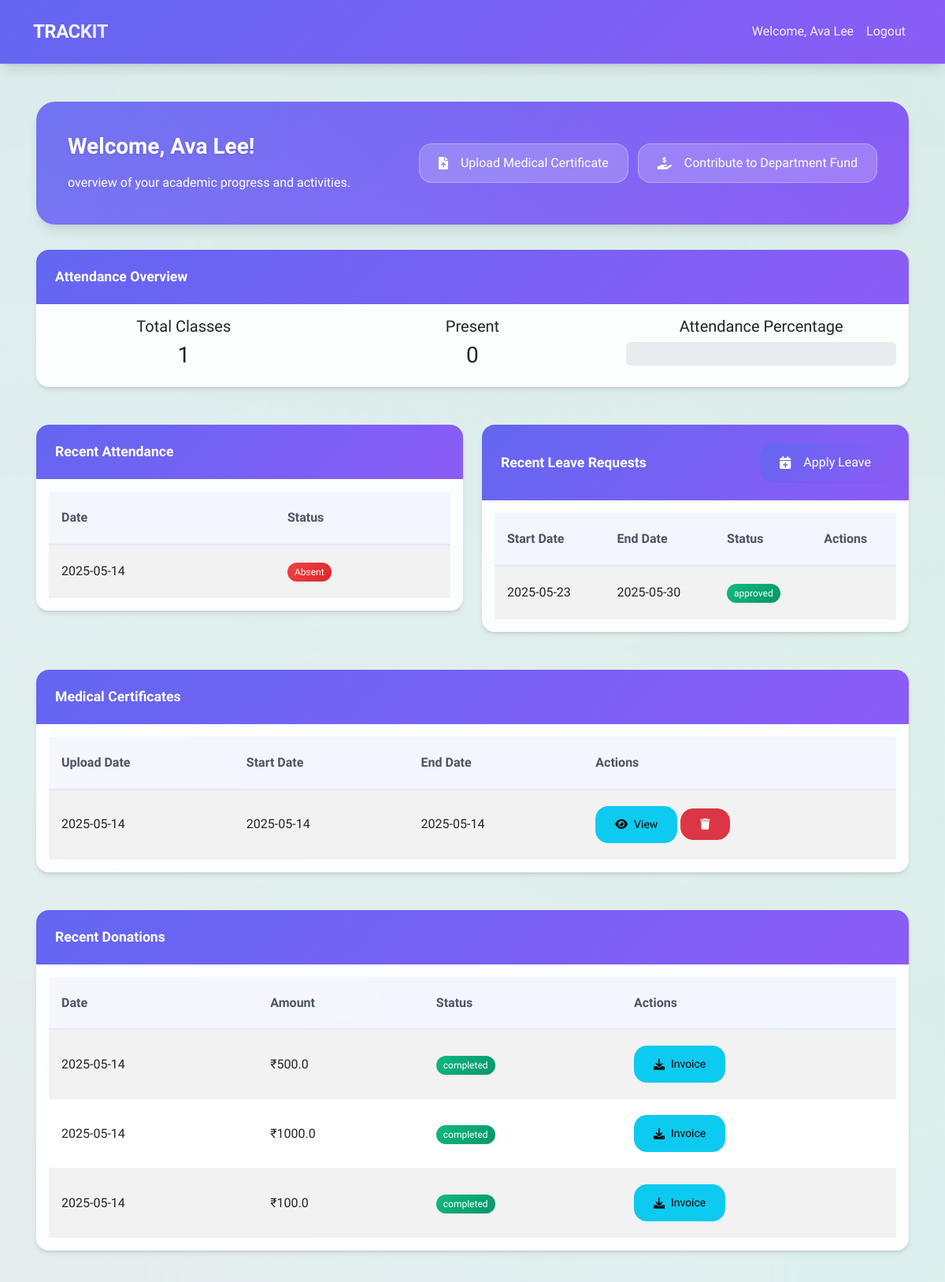
Screenshot of /student/dashboard (signed in) with the database file from the repository.
### app.py (models this page shows)
class Attendance(db.Model):
    id = db.Column(db.Integer, primary_key=True)
    student_id = db.Column(db.Integer, db.ForeignKey('user.id'), nullable=False)
    date = db.Column(db.Date, nullable=False)
    status = db.Column(db.String(20), nullable=False)

class LeaveRequest(db.Model):
    id = db.Column(db.Integer, primary_key=True)
    student_id = db.Column(db.Integer, db.ForeignKey('user.id'), nullable=False)
    start_date = db.Column(db.Date, nullable=False)
    end_date = db.Column(db.Date, nullable=False)
    reason = db.Column(db.Text, nullable=False)
    status = db.Column(db.String(20), default='pending')

class MedicalCertificate(db.Model):
    id = db.Column(db.Integer, primary_key=True)
    student_id = db.Column(db.Integer, db.ForeignKey('user.id'), nullable=False)
    filename = db.Column(db.String(255), nullable=False)
    upload_date = db.Column(db.DateTime, default=datetime.utcnow)
    start_date = db.Column(db.Date, nullable=False)
    end_date = db.Column(db.Date, nullable=False)
    leave_request_id = db.Column(db.Integer, db.ForeignKey('leave_request.id'), nullable=True)
    leave_request = db.relationship('LeaveRequest', backref='medical_certificate')

class Donation(db.Model):
    id = db.Column(db.Integer, primary_key=True)
    student_id = db.Column(db.Integer, db.ForeignKey('user.id'), nullable=False)
    amount = db.Column(db.Float, nullable=False)
    payment_id = db.Column(db.String(100), nullable=False)
    status = db.Column(db.String(20), default='completed')  # completed, failed
    donation_date = db.Column(db.DateTime, default=datetime.utcnow)

### app.py (the view)
@app.route('/student/dashboard')
def student_dashboard():
    if 'user_id' not in session or session['user_type'] != 'Student':
        return redirect(url_for('login'))
    attendances = Attendance.query.filter_by(student_id=session['user_id']).order_by(Attendance.date.desc()).all()
    leave_requests = LeaveRequest.query.filter_by(student_id=session['user_id']).order_by(LeaveRequest.start_date.desc()).all()
    medical_certificates = MedicalCertificate.query.filter_by(student_id=session['user_id']).order_by(MedicalCertificate.upload_date.desc()).all()
    donations = Donation.query.filter_by(student_id=session['user_id']).order_by(Donation.donation_date.desc()).all()
    return render_template('student_dashboard.html',
                         attendances=attendances,
                         leave_requests=leave_requests,
                         medical_certificates=medical_certificates,
                         donations=donations)

### templates/student_dashboard.html (shortened to what this page needs)
{% extends "base.html" %}
{% block content %}
<div class="row">
    <div class="col-md-12">
        <div class="welcome-card">
            <div class="d-flex justify-content-between align-items-center">
                <div>
                    <h4>Welcome, {{ session.name }}! </h4>
                    <p class="mb-0"> overview of your academic progress and activities.</p>
                </div>
                <div>
                    <button type="button" class="btn btn-light me-2" data-bs-toggle="modal" data-bs-target="#uploadCertificateModal">
                        <i class="fas fa-file-upload me-2"></i> Upload Medical Certificate
                    </button>
                    <a href="{{ url_for('donate') }}" class="btn floating">
                        <i class="fas fa-hand-holding-usd me-2"></i> Contribute to Department Fund
                    </a>
                </div>
            </div>
        </div>
    </div>
</div>
<div class="row">
    <div class="col-md-12 mb-4">
        <div class="card">
            <div class="card-header">
                <h4 class="card-title mb-0">Attendance Overview</h4>
            </div>
            <div class="card-body">
                {% set attendance_count = attendances|length %}
                {% set present_count = attendances|selectattr('status', 'equalto', 'Present')|list|length %}
                {% set percentage = (present_count / attendance_count * 100) if attendance_count > 0 else 0 %}
                <div class="row">
                    <div class="col-md-4">
                        <div class="text-center">
                            <h5>Total Classes</h5>
                            <h3>{{ attendance_count }}</h3>
                        </div>
                    </div>
                    <div class="col-md-4">
                        <div class="text-center">
                            <h5>Present</h5>
                            <h3>{{ present_count }}</h3>
                        </div>
                    </div>
                    <div class="col-md-4">
                        <div class="text-center">
                            <h5>Attendance Percentage</h5>
                            <div class="progress" style="height: 30px;">
                            </div>
                        </div>
                    </div>
                </div>
            </div>
        </div>
    </div>
    <div class="col-md-6 mb-4">
        <div class="card">
            <div class="card-header">
                <h4 class="card-title mb-0">Recent Attendance</h4>
            </div>
            <div class="card-body">
                <div class="table-responsive">
                    <table class="table table-striped">
                        <thead>
                            <tr>
                                <th>Date</th>
                                <th>Status</th>
                            </tr>
                        </thead>
                        <tbody>
                            {% for attendance in attendances[:5] %}
                            <tr>
                                <td>{{ attendance.date.strftime('%Y-%m-%d') }}</td>
                                <td>
                                    <span class="badge {% if attendance.status == 'Present' %}bg-success{% else %}bg-danger{% endif %}">
                                        {{ attendance.status }}
                                    </span>
                                </td>
                            </tr>
                            {% else %}
                            <tr>
                                <td colspan="2" class="text-center">No attendance records found.</td>
                            </tr>
                            {% endfor %}
                        </tbody>
                    </table>
                </div>
            </div>
        </div>
    </div>
    <div class="col-md-6 mb-4">
        <div class="card">
            <div class="card-header">
                <div class="d-flex justify-content-between align-items-center">
                    <h4 class="card-title mb-0">Recent Leave Requests</h4>
                    <button type="button" class="btn btn-primary" data-bs-toggle="modal" data-bs-target="#applyLeaveModal">
                        <i class="fas fa-calendar-plus me-2"></i> Apply Leave
                    </button>
                </div>
            </div>
            <div class="card-body">
                <div class="table-responsive">
                    <table class="table table-striped">
                        <thead>
                            <tr>
                                <th>Start Date</th>
                                <th>End Date</th>
                                <th>Status</th>
                                <th>Actions</th>
                            </tr>
                        </thead>
                        <tbody>
                            {% for leave in leave_requests[:5] %}
                            <tr>
                                <td>{{ leave.start_date.strftime('%Y-%m-%d') }}</td>
                                <td>{{ leave.end_date.strftime('%Y-%m-%d') }}</td>
                                <td>
                                    <span class="badge {% if leave.status == 'approved' %}bg-success{% elif leave.status == 'pending' %}bg-warning{% else %}bg-danger{% endif %}">
                                        {{ leave.status }}
                                    </span>
                                </td>
                                <td>
                                </td>
                            </tr>
                            {% else %}
                            <tr>
                                <td colspan="4" class="text-center">No leave requests found.</td>
                            </tr>
                            {% endfor %}
                        </tbody>
                    </table>
                </div>
            </div>
        </div>
    </div>
    <div class="col-md-12 mb-4">
        <div class="card">
            <div class="card-header">
                <h4 class="card-title mb-0">Medical Certificates</h4>
            </div>
            <div class="card-body">
                <div class="table-responsive">
                    <table class="table table-striped">
                        <thead>
                            <tr>
                                <th>Upload Date</th>
                                <th>Start Date</th>
                                <th>End Date</th>
                                <th>Actions</th>
                            </tr>
                        </thead>
                        <tbody>
                            {% for certificate in medical_certificates %}
                            <tr>
                                <td>{{ certificate.upload_date.strftime('%Y-%m-%d') }}</td>
                                <td>{{ certificate.start_date.strftime('%Y-%m-%d') if certificate.start_date else 'N/A' }}</td>
                                <td>{{ certificate.end_date.strftime('%Y-%m-%d') if certificate.end_date else 'N/A' }}</td>
                                <td>
                                    <a href="{{ url_for('serve_certificate', filename=certificate.filename) }}" class="btn btn-sm btn-info" target="_blank">
                                        <i class="fas fa-eye"></i> View
                                    </a>
                                    <form action="{{ url_for('delete_certificate') }}" method="POST" class="d-inline">
                                        <button type="submit" class="btn btn-sm btn-danger" onclick="return confirm('Are you sure you want to delete this certificate?')">
                                            <i class="fas fa-trash"></i>
                                        </button>
                                    </form>
                                </td>
                            </tr>
                            {% else %}
                            <tr>
                                <td colspan="4" class="text-center">No medical certificates found.</td>
                            </tr>
                            {% endfor %}
                        </tbody>
                    </table>
                </div>
            </div>
        </div>
    </div>
    <div class="col-md-12">
        <div class="card">
            <div class="card-header">
                <h4 class="card-title mb-0">Recent Donations</h4>
            </div>
            <div class="card-body">
                <div class="table-responsive">
                    <table class="table table-striped">
                        <thead>
                            <tr>
                                <th>Date</th>
                                <th>Amount</th>
                                <th>Status</th>
                                <th>Actions</th>
                            </tr>
                        </thead>
                        <tbody>
                            {% for donation in donations %}
                            <tr>
                                <td>{{ donation.donation_date.strftime('%Y-%m-%d') }}</td>
                                <td>₹{{ donation.amount }}</td>
                                <td>
                                    <span class="badge bg-{{ 'success' if donation.status == 'completed' else 'danger' }}">
                                        {{ donation.status }}
                                    </span>
                                </td>
                                <td>
                                    <a href="{{ url_for('download_invoice', donation_id=donation.id) }}" class="btn btn-sm btn-info">
                                        <i class="fas fa-download"></i> Invoice
                                    </a>
                                </td>
                            </tr>
                            {% else %}
                            <tr>
                                <td colspan="4" class="text-center">No donations found.</td>
                            </tr>
                            {% endfor %}
                        </tbody>
                    </table>
                </div>
            </div>
        </div>
    </div>
</div>
{% endblock %}

### rows the page displays
Attendance: date "2025-05-14", status "Absent"
LeaveRequest: start_date "2025-05-23", end_date "2025-05-30", status "approved"
MedicalCertificate: upload_date "2025-05-14", start_date "2025-05-14", end_date "2025-05-14"
Donation: donation_date "2025-05-14", amount "500.0", status "completed"
Donation: donation_date "2025-05-14", amount "1000.0", status "completed"
Donation: donation_date "2025-05-14", amount "100.0", status "completed"

### other values shown
{{ session.name }} "Ava Lee"
{{ attendance_count }} "1"
{{ present_count }} "0"
